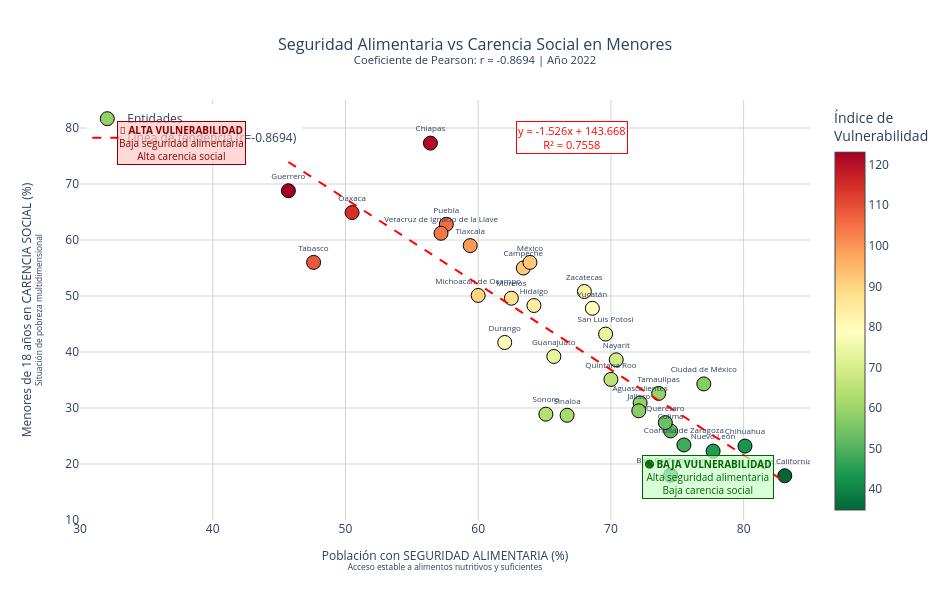

The notebook cell this image was saved under:
### Markdown cell above
## 📊 Visualización Principal: Relación Inversa

### Code cell
# Calcular línea de regresión
slope, intercept, r_value, p_value_reg, std_err = linregress(datos[var_x], datos[var_y])

# Crear valores para la línea de tendencia
x_line = np.linspace(datos[var_x].min(), datos[var_x].max(), 100)
y_line = slope * x_line + intercept

# Crear figura
fig = go.Figure()

# Calcular colores basados en una combinación de ambas variables
datos['vulnerabilidad'] = (100 - datos[var_x]) + datos[var_y]

# Agregar puntos de dispersión
fig.add_trace(go.Scatter(
    x=datos[var_x],
    y=datos[var_y],
    mode='markers+text',
    text=datos['estado'],
    textposition='top center',
    textfont=dict(size=8),
    marker=dict(
        size=14,
        color=datos['vulnerabilidad'],
        colorscale='RdYlGn_r',  # Rojo = alta vulnerabilidad, Verde = baja vulnerabilidad
        showscale=True,
        colorbar=dict(title='Índice de<br>Vulnerabilidad'),
        line=dict(width=1, color='black')
    ),
    hovertemplate='<b>%{text}</b><br>' +
                  'Seguridad alimentaria: %{x:.1f}%<br>' +
                  'Carencia social: %{y:.1f}%<extra></extra>',
    name='Entidades'
))

# Agregar línea de tendencia
fig.add_trace(go.Scatter(
    x=x_line,
    y=y_line,
    mode='lines',
    line=dict(color='red', width=2, dash='dash'),
    name=f'Línea de tendencia (r={corr:.4f})'
))

# Configurar layout
fig.update_layout(
    title={
        'text': f'Seguridad Alimentaria vs Carencia Social en Menores<br><sup>Coeficiente de Pearson: r = {corr:.4f} | Año {ANIO}</sup>',
        'x': 0.5,
        'xanchor': 'center',
        'font': dict(size=16)
    },
    xaxis=dict(
        title=dict(
            text='Población con SEGURIDAD ALIMENTARIA (%)<br><sup>Acceso estable a alimentos nutritivos y suficientes</sup>',
            font=dict(size=12)
        ),
        gridcolor='lightgray',
        zeroline=False,
        range=[30, 85]
    ),
    yaxis=dict(
        title=dict(
            text='Menores de 18 años en CARENCIA SOCIAL (%)<br><sup>Situación de pobreza multidimensional</sup>',
            font=dict(size=12)
        ),
        gridcolor='lightgray',
        zeroline=False,
        range=[10, 85]
    ),
    template='plotly_white',
    showlegend=True,
    legend=dict(
        yanchor="top",
        y=0.99,
        xanchor="left",
        x=0.01
    ),
    height=600,
    width=950
)

# Agregar anotación con ecuación
fig.add_annotation(
    x=0.75,
    y=0.95,
    xref='paper',
    yref='paper',
    text=f'y = {slope:.3f}x + {intercept:.3f}<br>R² = {r_value**2:.4f}',
    showarrow=False,
    font=dict(size=11, color='red'),
    bgcolor='white',
    bordercolor='red',
    borderwidth=1
)

# Agregar cuadrantes explicativos
fig.add_annotation(
    x=0.05, y=0.95, xref='paper', yref='paper',
    text='<b>🔴 ALTA VULNERABILIDAD</b><br>Baja seguridad alimentaria<br>Alta carencia social',
    showarrow=False, font=dict(size=10, color='darkred'),
    bgcolor='rgba(255,200,200,0.7)', bordercolor='darkred', borderwidth=1
)

fig.add_annotation(
    x=0.95, y=0.05, xref='paper', yref='paper',
    text='<b>🟢 BAJA VULNERABILIDAD</b><br>Alta seguridad alimentaria<br>Baja carencia social',
    showarrow=False, font=dict(size=10, color='darkgreen'),
    bgcolor='rgba(200,255,200,0.7)', bordercolor='darkgreen', borderwidth=1
)

fig.show()

### Figure 1 — Plotly figure (JSON) as saved in the notebook; plotly's stock layout.template omitted (floating-point values rounded to 4 significant figures)
{"data": [{"hovertemplate": "<b>%{text}</b><br>Seguridad alimentaria: %{x:.1f}%<br>Carencia social: %{y:.1f}%<extra></extra>", "marker": {"color": [58.7, 34.8, 43.5, 91.6, 120.9, 43.1, 57.3, 47.9, 51.4, 79.7, 73.5, 123.1, 84.1, 57.4, 90.1, 87.1, 92.1, 68.2, 44.6, 114.4, 105.2, 53.3, 65.1, 73.6, 62.0, 63.8, 108.4, 59.0, 99.6, 104.0, 79.2, 82.8], "colorbar": {"title": {"text": "Índice de<br>Vulnerabilidad"}}, "colorscale": [[0, "rgb(0,104,55)"], [0.1, "rgb(26,152,80)"], [0.2, "rgb(102,189,99)"], [0.3, "rgb(166,217,106)"], [0.4, "rgb(217,239,139)"], [0.5, "rgb(255,255,191)"], [0.6, "rgb(254,224,139)"], [0.7, "rgb(253,174,97)"], [0.8, "rgb(244,109,67)"], [0.9, "rgb(215,48,39)"], [1, "rgb(165,0,38)"]], "line": {"color": "black", "width": 1}, "showscale": true, "size": 14}, "mode": "markers+text", "name": "Entidades", "text": ["Aguascalientes", "Baja California", "Baja California Sur", "Campeche", "Chiapas", "Chihuahua", "Ciudad de México", "Coahuila de Zaragoza", "Colima", "Durango", "Guanajuato", "Guerrero", "Hidalgo", "Jalisco", "Michoacán de Ocampo", "Morelos", "México", "Nayarit", "Nuevo León", "Oaxaca", "Puebla", "Querétaro", "Quintana Roo", "San Luis Potosí", "Sinaloa", "Sonora", "Tabasco", "Tamaulipas", "Tlaxcala", "Veracruz de Ignacio de la Llave", "Yucatán", "Zacatecas"], "textfont": {"size": 8}, "textposition": "top center", "type": "scatter", "x": [72.2, 83.1, 74.5, 63.4, 56.4, 80.1, 77.0, 75.5, 74.5, 62.0, 65.7, 45.7, 64.2, 72.1, 60.0, 62.5, 63.9, 70.4, 77.7, 50.5, 57.6, 74.1, 70.0, 69.6, 66.7, 65.1, 47.6, 73.6, 59.4, 57.2, 68.6, 68.0], "y": [30.9, 17.9, 18.0, 55.0, 77.3, 23.2, 34.3, 23.4, 25.9, 41.7, 39.2, 68.8, 48.3, 29.5, 50.1, 49.6, 56.0, 38.6, 22.3, 64.9, 62.8, 27.4, 35.1, 43.2, 28.7, 28.9, 56.0, 32.6, 59.0, 61.2, 47.8, 50.8]}, {"line": {"color": "red", "dash": "dash", "width": 2}, "mode": "lines", "name": "Línea de tendencia (r=-0.8694)", "type": "scatter", "x": [45.7, 46.08, 46.46, 46.83, 47.21, 47.59, 47.97, 48.34, 48.72, 49.1, 49.48, 49.86, 50.23, 50.61, 50.99, 51.37, 51.74, 52.12, 52.5, 52.88, 53.26, 53.63, 54.01, 54.39, 54.77, 55.14, 55.52, 55.9, 56.28, 56.66, 57.03, 57.41, 57.79, 58.17, 58.54, 58.92, 59.3, 59.68, 60.06, 60.43, 60.81, 61.19, 61.57, 61.94, 62.32, 62.7, 63.08, 63.46, 63.83, 64.21, 64.59, 64.97, 65.34, 65.72, 66.1, 66.48, 66.86, 67.23, 67.61, 67.99, 68.37, 68.74, 69.12, 69.5, 69.88, 70.26, 70.63, 71.01, 71.39, 71.77, 72.14, 72.52, 72.9, 73.28, 73.66, 74.03, 74.41, 74.79, 75.17, 75.54, 75.92, 76.3, 76.68, 77.06, 77.43, 77.81, 78.19, 78.57, 78.94, 79.32, 79.7, 80.08, 80.46, 80.83, 81.21, 81.59, 81.97, 82.34, 82.72, 83.1], "y": [73.92, 73.35, 72.77, 72.19, 71.62, 71.04, 70.46, 69.89, 69.31, 68.73, 68.16, 67.58, 67.01, 66.43, 65.85, 65.28, 64.7, 64.12, 63.55, 62.97, 62.39, 61.82, 61.24, 60.66, 60.09, 59.51, 58.93, 58.36, 57.78, 57.2, 56.63, 56.05, 55.47, 54.9, 54.32, 53.75, 53.17, 52.59, 52.02, 51.44, 50.86, 50.29, 49.71, 49.13, 48.56, 47.98, 47.4, 46.83, 46.25, 45.67, 45.1, 44.52, 43.94, 43.37, 42.79, 42.21, 41.64, 41.06, 40.48, 39.91, 39.33, 38.76, 38.18, 37.6, 37.03, 36.45, 35.87, 35.3, 34.72, 34.14, 33.57, 32.99, 32.41, 31.84, 31.26, 30.68, 30.11, 29.53, 28.95, 28.38, 27.8, 27.22, 26.65, 26.07, 25.49, 24.92, 24.34, 23.77, 23.19, 22.61, 22.04, 21.46, 20.88, 20.31, 19.73, 19.15, 18.58, 18.0, 17.42, 16.85]}], "layout": {"annotations": [{"bgcolor": "white", "bordercolor": "red", "borderwidth": 1, "font": {"color": "red", "size": 11}, "showarrow": false, "text": "y = -1.526x + 143.668<br>R² = 0.7558", "x": 0.75, "xref": "paper", "y": 0.95, "yref": "paper"}, {"bgcolor": "rgba(255,200,200,0.7)", "bordercolor": "darkred", "borderwidth": 1, "font": {"color": "darkred", "size": 10}, "showarrow": false, "text": "<b>🔴 ALTA VULNERABILIDAD</b><br>Baja seguridad alimentaria<br>Alta carencia social", "x": 0.05, "xref": "paper", "y": 0.95, "yref": "paper"}, {"bgcolor": "rgba(200,255,200,0.7)", "bordercolor": "darkgreen", "borderwidth": 1, "font": {"color": "darkgreen", "size": 10}, "showarrow": false, "text": "<b>🟢 BAJA VULNERABILIDAD</b><br>Alta seguridad alimentaria<br>Baja carencia social", "x": 0.95, "xref": "paper", "y": 0.05, "yref": "paper"}], "height": 600, "legend": {"x": 0.01, "xanchor": "left", "y": 0.99, "yanchor": "top"}, "showlegend": true, "title": {"font": {"size": 16}, "text": "Seguridad Alimentaria vs Carencia Social en Menores<br><sup>Coeficiente de Pearson: r = -0.8694 | Año 2022</sup>", "x": 0.5, "xanchor": "center"}, "width": 950, "xaxis": {"gridcolor": "lightgray", "range": [30, 85], "title": {"font": {"size": 12}, "text": "Población con SEGURIDAD ALIMENTARIA (%)<br><sup>Acceso estable a alimentos nutritivos y suficientes</sup>"}, "zeroline": false}, "yaxis": {"gridcolor": "lightgray", "range": [10, 85], "title": {"font": {"size": 12}, "text": "Menores de 18 años en CARENCIA SOCIAL (%)<br><sup>Situación de pobreza multidimensional</sup>"}, "zeroline": false}}}
